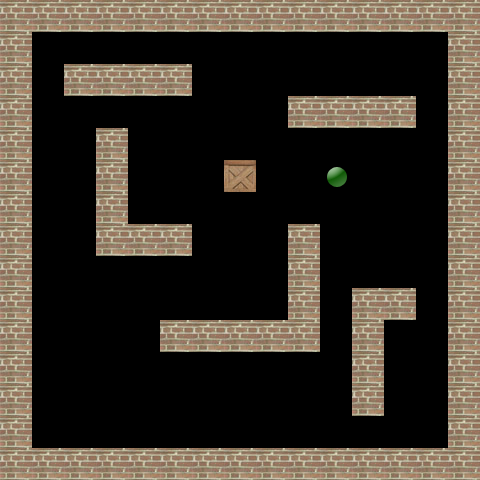

A level layout from a 2D game, rendered from its tile map. Below: a short description, then the map file with its tile-grid data intact:
An orthogonal 15x15 tile map with 32x32 px tiles, 1 tile layer (Tile Layer 1), 3 tilesets.

<map version="1.10" tiledversion="1.11.2" orientation="orthogonal" renderorder="right-down" width="15" height="15" tilewidth="32" tileheight="32" infinite="0" nextlayerid="2" nextobjectid="1">
 <tileset firstgid="1" source="wall.tsx" />
 <tileset firstgid="2" source="goal.tsx" />
 <tileset firstgid="3" source="box.tsx" />
 <layer id="1" name="Tile Layer 1" width="15" height="15">
  <data encoding="csv">
1,1,1,1,1,1,1,1,1,1,1,1,1,1,1,
1,0,0,0,0,0,0,0,0,0,0,0,0,0,1,
1,0,1,1,1,1,0,0,0,0,0,0,0,0,1,
1,0,0,0,0,0,0,0,0,1,1,1,1,0,1,
1,0,0,1,0,0,0,0,0,0,0,0,0,0,1,
1,0,0,1,0,0,0,3,0,0,2,0,0,0,1,
1,0,0,1,0,0,0,0,0,0,0,0,0,0,1,
1,0,0,1,1,1,0,0,0,1,0,0,0,0,1,
1,0,0,0,0,0,0,0,0,1,0,0,0,0,1,
1,0,0,0,0,0,0,0,0,1,0,1,1,0,1,
1,0,0,0,0,1,1,1,1,1,0,1,0,0,1,
1,0,0,0,0,0,0,0,0,0,0,1,0,0,1,
1,0,0,0,0,0,0,0,0,0,0,1,0,0,1,
1,0,0,0,0,0,0,0,0,0,0,0,0,0,1,
1,1,1,1,1,1,1,1,1,1,1,1,1,1,1
</data>
 </layer>
</map>
